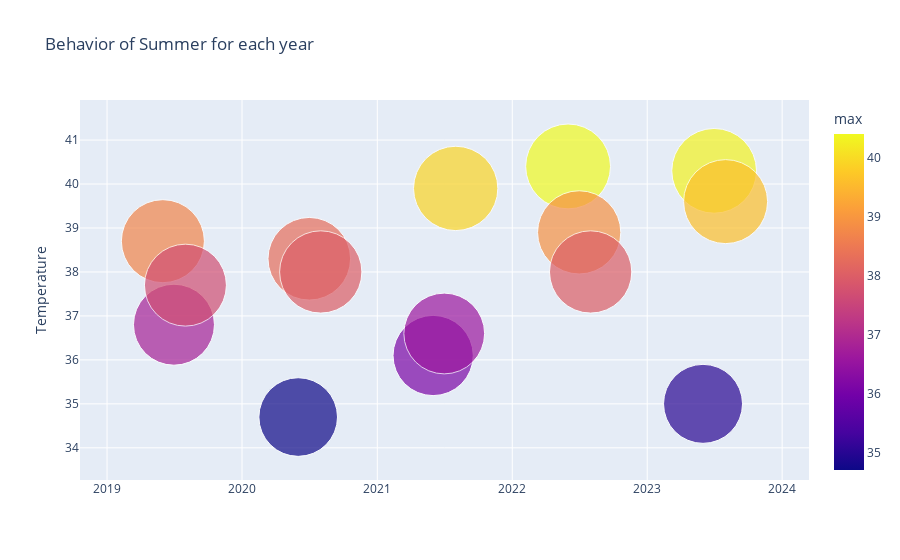

Notebook code cell kept with this figure:
### Code cell
fig = px.scatter(summer, x="year-month", y="max", size="max", hover_name="max", title='Behavior of Summer for each year', size_max=60, color='max')
fig.update_xaxes(title_text='')
fig.update_yaxes(title_text='Temperature')
fig.show()

### Figure 1 — Plotly figure (JSON) as saved in the notebook; plotly's stock layout.template omitted (floating-point values rounded to 4 significant figures)
{"data": [{"hovertemplate": "<b>%{hovertext}</b><br><br>year-month=%{x}<br>max=%{marker.color}<extra></extra>", "hovertext": [38.7, 36.8, 37.7, 34.7, 38.3, 38, 36.1, 36.6, 39.9, 40.4, 38.9, 38, 35, 40.3, 39.6], "legendgroup": "", "marker": {"color": [38.7, 36.8, 37.7, 34.7, 38.3, 38, 36.1, 36.6, 39.9, 40.4, 38.9, 38, 35, 40.3, 39.6], "coloraxis": "coloraxis", "size": [38.7, 36.8, 37.7, 34.7, 38.3, 38, 36.1, 36.6, 39.9, 40.4, 38.9, 38, 35, 40.3, 39.6], "sizemode": "area", "sizeref": 0.01122, "symbol": "circle"}, "mode": "markers", "name": "", "orientation": "v", "showlegend": false, "type": "scatter", "x": ["2019-06", "2019-07", "2019-08", "2020-06", "2020-07", "2020-08", "2021-06", "2021-07", "2021-08", "2022-06", "2022-07", "2022-08", "2023-06", "2023-07", "2023-08"], "xaxis": "x", "y": [38.7, 36.8, 37.7, 34.7, 38.3, 38, 36.1, 36.6, 39.9, 40.4, 38.9, 38, 35, 40.3, 39.6], "yaxis": "y"}], "layout": {"coloraxis": {"colorbar": {"title": {"text": "max"}}, "colorscale": [[0, "#0d0887"], [0.1111, "#46039f"], [0.2222, "#7201a8"], [0.3333, "#9c179e"], [0.4444, "#bd3786"], [0.5556, "#d8576b"], [0.6667, "#ed7953"], [0.7778, "#fb9f3a"], [0.8889, "#fdca26"], [1, "#f0f921"]]}, "legend": {"itemsizing": "constant", "tracegroupgap": 0}, "title": {"text": "Behavior of Summer for each year"}, "xaxis": {"anchor": "y", "domain": [0, 1], "title": {"text": ""}}, "yaxis": {"anchor": "x", "domain": [0, 1], "title": {"text": "Temperature"}}}}
